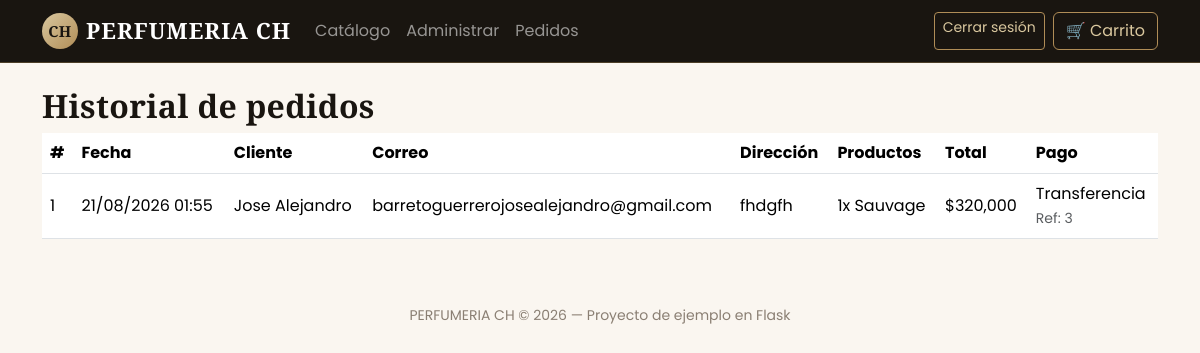
The app's page /admin/pedidos (signed in) with its own data.
### app.py (models this page shows)
class Pedido(db.Model):
    id = db.Column(db.Integer, primary_key=True)
    cliente_nombre = db.Column(db.String(120), nullable=False)
    cliente_email = db.Column(db.String(120), nullable=False)
    cliente_direccion = db.Column(db.String(300), nullable=False)
    total = db.Column(db.Float, nullable=False)
    fecha = db.Column(db.DateTime, default=datetime.utcnow)
    detalle = db.Column(db.Text)  # guardamos un resumen simple del pedido
    metodo_pago = db.Column(db.String(30), default='Contraentrega')
    referencia_pago = db.Column(db.String(100), nullable=True)  # nro. de comprobante si fue transferencia

### app.py (the view)
@app.route('/admin/pedidos')
@login_requerido
def pedidos():
    lista_pedidos = Pedido.query.order_by(Pedido.fecha.desc()).all()
    return render_template('pedidos.html', pedidos=lista_pedidos)

### app.py (called while the page is built)
def login_requerido(f):
    @wraps(f)
    def decorador(*args, **kwargs):
        if not session.get('es_admin'):
            flash('Debes iniciar sesión para acceder a esa página.', 'warning')
            return redirect(url_for('login', siguiente=request.path))
        return f(*args, **kwargs)
    return decorador

### templates/pedidos.html (shortened to what this page needs)
{% extends 'base.html' %}
{% block contenido %}
<h2>Historial de pedidos</h2>
{% if pedidos %}
<div class="table-responsive">
<table class="table align-middle">
    <thead>
        <tr>
            <th>#</th>
            <th>Fecha</th>
            <th>Cliente</th>
            <th>Correo</th>
            <th>Dirección</th>
            <th>Productos</th>
            <th>Total</th>
            <th>Pago</th>
        </tr>
    </thead>
    <tbody>
    {% for p in pedidos %}
        <tr>
            <td>{{ p.id }}</td>
            <td>{{ p.fecha.strftime('%d/%m/%Y %H:%M') }}</td>
            <td>{{ p.cliente_nombre }}</td>
            <td>{{ p.cliente_email }}</td>
            <td>{{ p.cliente_direccion }}</td>
            <td>{{ p.detalle }}</td>
            <td>${{ '{:,.0f}'.format(p.total) }}</td>
            <td>
                {{ p.metodo_pago }}
                {% if p.referencia_pago %}<br><small class="text-muted">Ref: {{ p.referencia_pago }}</small>{% endif %}
            </td>
        </tr>
    {% endfor %}
    </tbody>
</table>
</div>
{% else %}
<p class="text-muted">Todavía no hay pedidos registrados.</p>
{% endif %}
{% endblock %}

### static/css/style.css (style rules this page uses)
:root { --ch-marfil: #FAF6F0; --ch-carbon: #191510; --ch-dorado: #B08D57; --ch-dorado-claro: #D9C79E; --ch-burdeos: #6E2B2B; --ch-taupe: #8A7F73; --ch-borde: #E6DED2; }
body { background-color: var(--ch-marfil); font-family: 'Poppins', sans-serif; color: var(--ch-carbon); }
h1, h2, h3, h4, .navbar-brand, .display-title { font-family: 'Cormorant Garamond', serif; font-weight: 600; letter-spacing: 0.3px; }

### records on screen
Pedido: id "1", fecha "21/08/2026 01:55", cliente_nombre "Jose Alejandro", cliente_email "barretoguerrerojosealejandro@gmail.com", cliente_direccion "fhdgfh", detalle "1x Sauvage", total "320,000", metodo_pago "Transferencia", referencia_pago "3"
